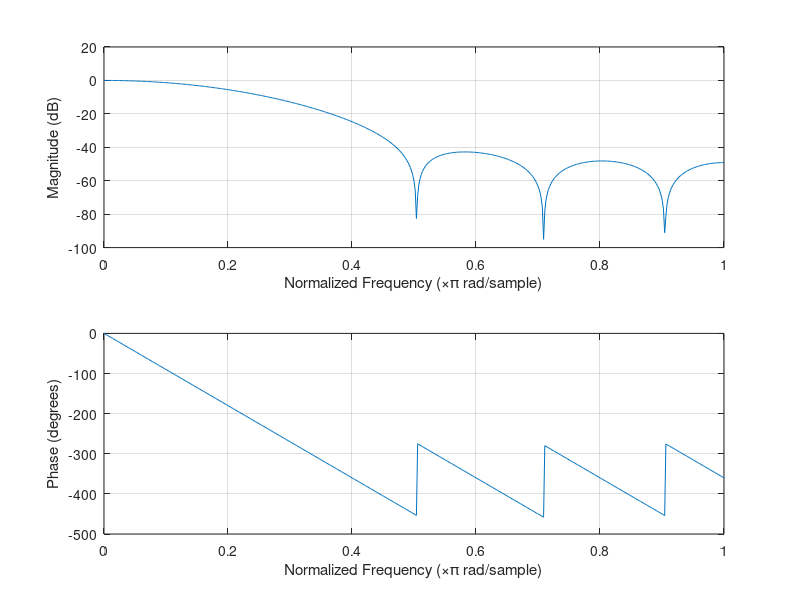

MATLAB code for this plot:
f0 = 0.80e6/5e6;   % norm. frequency
b = fir1(10, f0);  % FIR filter coefficients
freqz(b);          % Plot Frequency Response
